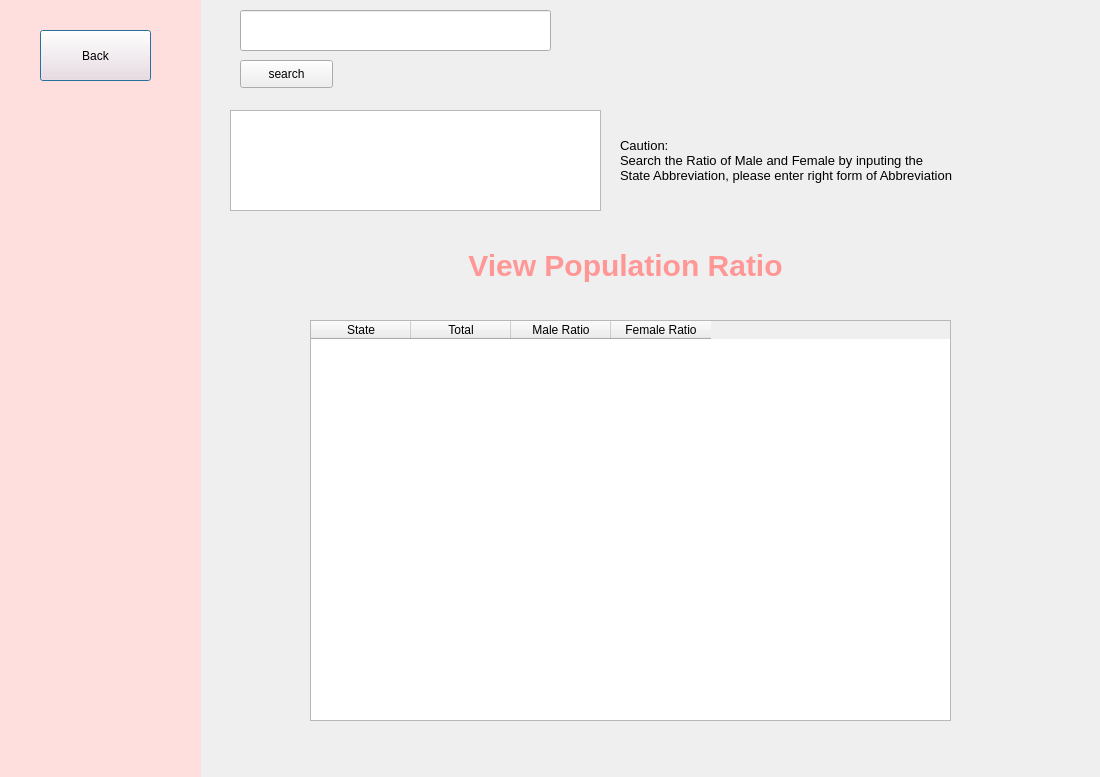
<?xml version="1.0" encoding="UTF-8"?>
<ui version="4.0">
 <class>Dialog</class>
 <widget class="QDialog" name="Dialog">
  <property name="geometry">
   <rect>
    <x>0</x>
    <y>0</y>
    <width>1100</width>
    <height>777</height>
   </rect>
  </property>
  <property name="windowTitle">
   <string>Dialog</string>
  </property>
  <widget class="QLabel" name="label">
   <property name="geometry">
    <rect>
     <x>450</x>
     <y>220</y>
     <width>351</width>
     <height>91</height>
    </rect>
   </property>
   <property name="styleSheet">
    <string notr="true">font-size: 30px;
font: bold;
color: rgb(255, 222, 222);
color: rgb(255, 151, 151);</string>
   </property>
   <property name="text">
    <string>View Population Ratio</string>
   </property>
   <property name="alignment">
    <set>Qt::AlignCenter</set>
   </property>
  </widget>
  <widget class="QTableWidget" name="tableWidget">
   <property name="geometry">
    <rect>
     <x>310</x>
     <y>320</y>
     <width>641</width>
     <height>401</height>
    </rect>
   </property>
   <property name="columnCount">
    <number>4</number>
   </property>
   <column>
    <property name="text">
     <string>State</string>
    </property>
   </column>
   <column>
    <property name="text">
     <string>Total</string>
    </property>
   </column>
   <column>
    <property name="text">
     <string>Male Ratio</string>
    </property>
   </column>
   <column>
    <property name="text">
     <string>Female Ratio</string>
    </property>
   </column>
  </widget>
  <widget class="QWidget" name="widget" native="true">
   <property name="geometry">
    <rect>
     <x>0</x>
     <y>0</y>
     <width>201</width>
     <height>851</height>
    </rect>
   </property>
   <property name="styleSheet">
    <string notr="true">
background-color: rgb(255, 222, 222);</string>
   </property>
   <widget class="QPushButton" name="backbutton8">
    <property name="geometry">
     <rect>
      <x>40</x>
      <y>30</y>
      <width>111</width>
      <height>51</height>
     </rect>
    </property>
    <property name="text">
     <string>Back</string>
    </property>
   </widget>
  </widget>
  <widget class="QLineEdit" name="lineEdit">
   <property name="geometry">
    <rect>
     <x>240</x>
     <y>10</y>
     <width>311</width>
     <height>41</height>
    </rect>
   </property>
   <property name="text">
    <string/>
   </property>
  </widget>
  <widget class="QTextBrowser" name="textBrowser">
   <property name="geometry">
    <rect>
     <x>230</x>
     <y>110</y>
     <width>371</width>
     <height>101</height>
    </rect>
   </property>
  </widget>
  <widget class="QPushButton" name="searchbutton">
   <property name="geometry">
    <rect>
     <x>240</x>
     <y>60</y>
     <width>93</width>
     <height>28</height>
    </rect>
   </property>
   <property name="text">
    <string>search</string>
   </property>
  </widget>
  <widget class="QLabel" name="label_2">
   <property name="geometry">
    <rect>
     <x>620</x>
     <y>120</y>
     <width>441</width>
     <height>81</height>
    </rect>
   </property>
   <property name="font">
    <font>
     <pointsize>10</pointsize>
    </font>
   </property>
   <property name="text">
    <string>Caution: 
Search the Ratio of Male and Female by inputing the 
State Abbreviation, please enter right form of Abbreviation</string>
   </property>
  </widget>
 </widget>
 <resources/>
 <connections/>
</ui>
